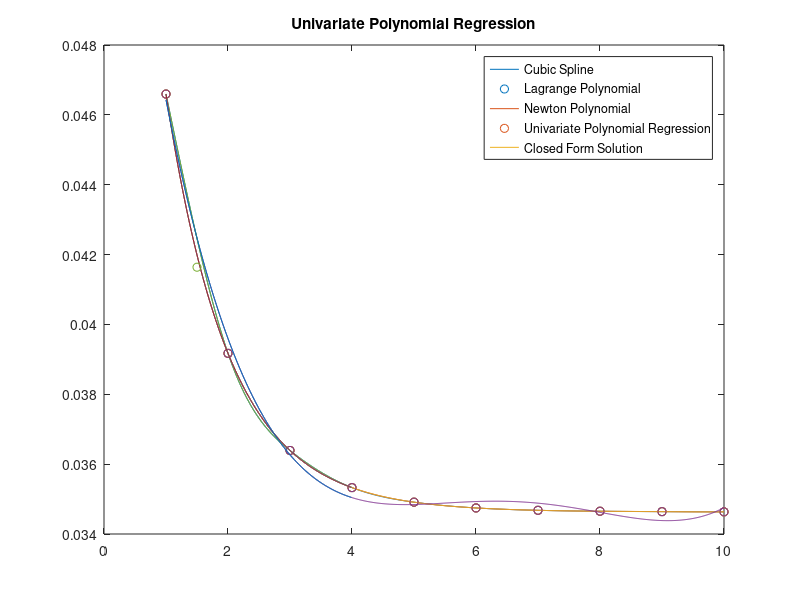

Write MATLAB code to recreate this figure.
clc
clear

%interpolation
y= [0.046595548	0.039171938	0.036391507	0.035328126	0.034911479	0.034746169	0.034678138	0.034651474	0.034640264	0.034634682
];
x=1:10;

%cubic spline
%number of conditions conditions(4n)
total=(length(x)-1)*4;
A=zeros(total); % (x-xi)
B=zeros(total,1); %soln we need [a0_1,a1_1,a2_1,a3_1,,,a2_5,a3_5]
C=zeros(total,1);
n=length(x)-1;
% a0_i,a1_i,a2_i,a3_i, i=1...5

%Interpolation condition, p(x)=f(x), p1(x0) = f(x0); n+1 conditions
a=0;
for i =1:n
    xval=x(i+1);
    for j = 1:4
        a=a+1;
        A(i,a)=(x(i+1)-xval)^(j-1);
    end
    C(i)=y(i+1);
end
for j=1:4
    A(n+1,j)=(x(1)-x(2))^(j-1);
end
C(n+1)=y(1);
total_cond = n+1;

%Continuity condition, p_i(x_i)=p_i+1(x_i), n-1 conditions
a=0;
for i =1:n-1
    total_cond=total_cond+1;
    for j=1:4
        a=a+1;
        A(total_cond,a)= (x(i+1)-x(i+1))^(j-1);
        A(total_cond,a+4) = -(x(i+1)-x(i+2))^(j-1);
    end
    C(total_cond) = 0;
end

%Smoothness condition, p'_i(x_i) = p'_i+1(x_i) ,n-1 conditions
% P'_i(x) = a1+ 2*a2(x-xi)+3*a3(x-xi)^2
a=0;
for i =1:n-1
    total_cond=total_cond+1;
    for j=1:4
        a=a+1;
        if j==1
            A(total_cond,a)=0;
            A(total_cond,a+4) = 0;
        elseif j==2
            A(total_cond,a)=1;
            A(total_cond,a+4) = -1;
        else
            A(total_cond,a)= (x(i+1)-x(i+1))^(j-1);
            A(total_cond,a+4) = -(j-1)*(x(i+1)-x(i+2))^(j-2);
        end
    end
    C(total_cond) = 0;
end

%2nd derivative condition, P''_i(xi) = p''_i+1(xi), n-1 conditions
% p''_i(x) = 2*a2+6*a2(x-xi)
a=0;
for i = 1:n-1
    total_cond=total_cond+1;
    for j = 1:4
        a=a+1;
        if j==3
            A(total_cond,a)=2;
            A(total_cond,a+4)=-2;
        elseif j==4
            A(total_cond,a+4)=-6*(x(i+1)-x(i+2))^(j-3);
        end
    end
    C(total_cond)=0;
end

%natural spline condition, 2conditions
total_cond=total_cond+1;
C(total_cond)=0;
A(total_cond,3)=2;
A(total_cond,4)=6*(x(1)-x(2));

total_cond=total_cond+1;
C(total_cond)=0;
A(total_cond,end-1)=2;

B = inv(A)*C;
count=1;
for i = 1:length(x)-1
    for j=1:4
        soln(i,j)=B(count);
        count=count+1;
    end
end

%testing
testx = 1:0.01:10;
for i = 1:length(testx)
    xi = floor(testx(i)+1);
    xx = [1; (testx(i)-xi); (testx(i)-xi)^2; (testx(i)-xi)^3];
    if xi<11
        cspline(i) = soln(xi-1,:)*xx;
    else
        cspline(i) = soln(9,:)*xx;
    end
end
plot(testx,cspline)
hold on
scatter(x,y)
title('Cubic Spline')


%%
%Newton Polynomial
newton = zeros(n+1,n+1);
newton(1,:) = y;
for i =1:n
    for j = 1:n-i+1
        newton(i,j+1)
        newton(i,j)
        x(j+i)
        x(j)
        newton(i+1,j) = (newton(i,j+1)-newton(i,j))/(x(j+i)-x(j));
    end
end

newton_coefs= newton(:,1);
newton_x = x(1:9)';

for i = 1:length(testx)
    newton_soln = 0;
    xvar = testx(i)-newton_x;
    for j = 1:length(x)-1
        xcoef(j,1) = prod(xvar(1:j));
    end
    newton_soln = xcoef'*newton_coefs(2:end)+newton_coefs(1);
    newtonpoly(i) = newton_soln;
end
plot(testx,newtonpoly)
hold on
scatter(x,y)
title('Newton Polynomial')

%%
%Lagrange Polynomial


L=ones(length(x),length(testx));
for k = 1:length(x)
    for i = 1:length(x)
        if k~=i
            L(k,:)=L(k,:).*(testx-x(i))/(x(k)-x(i));
        end
    end
end

lagpoly = 0;
for i =1:length(x)
    lagpoly = lagpoly+y(i)*L(i,:);
end
plot(testx,lagpoly)
hold on
scatter(x,y)
title('Lagrange Polynomial')
%%
%Univariate Polynomial Regression
for i = 1:10
    UPRx(i,:) = [1,x(i),x(i)^2,x(i)^3,x(i)^4];
    %UPRx(i,:) = [1,x(i),x(i)^2,x(i)^3,x(i)^4,x(i)^5,x(i)^6];
end

beta = inv(UPRx'*UPRx)*UPRx'*y';
for i = 1:length(testx)
    xi = testx(i);
    UPRy(i) = [1,xi,xi^2,xi^3,xi^4]*beta;
    %UPRy(i) = [1,xi,xi^2,xi^3,xi^4,xi^5,xi^6]*beta;
end
plot(testx,UPRy)
hold on
scatter(x,y)
title('Univariate Polynomial Regression')


%%
% x = 1.5 @ index 51;
realsoln = 0.041638248064378;
model = [lagpoly(51),newtonpoly(51),cspline(51),UPRy(51)];
percenterror = abs(model-realsoln)/realsoln*100
plot(testx(1:300),cspline(1:300))
hold on
plot(testx(1:300),lagpoly(1:300))
plot(testx(1:300), newtonpoly(1:300))
plot(testx(1:300), UPRy(1:300))
scatter(1.5, realsoln)
legend('Cubic Spline','Lagrange Polynomial', 'Newton Polynomial','Univariate Polynomial Regression','Closed Form Solution')
